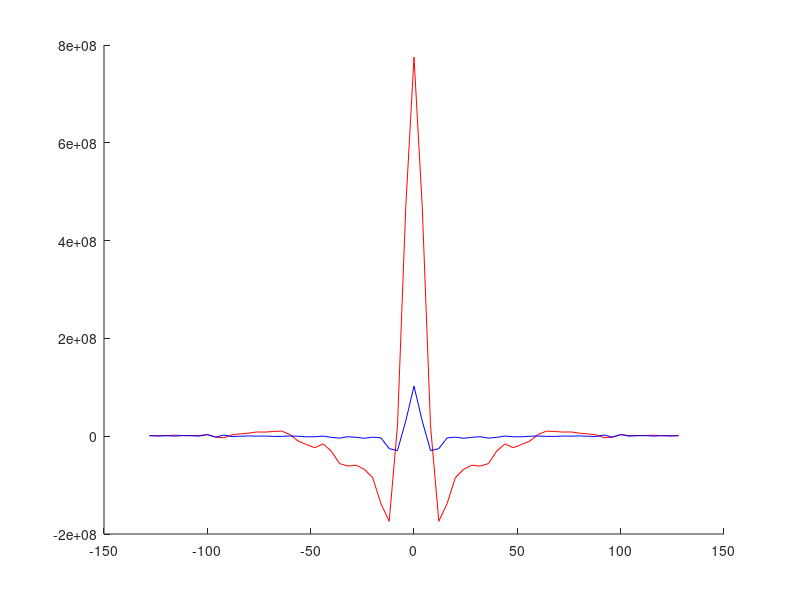
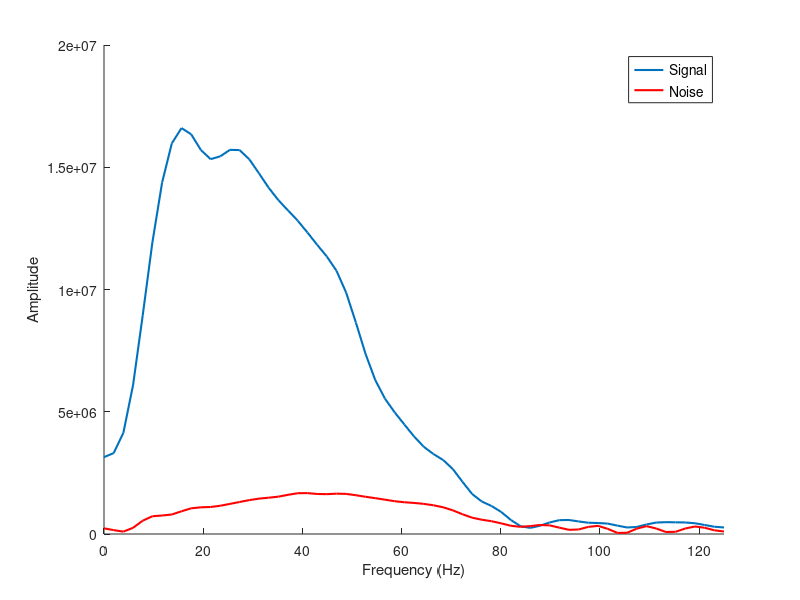
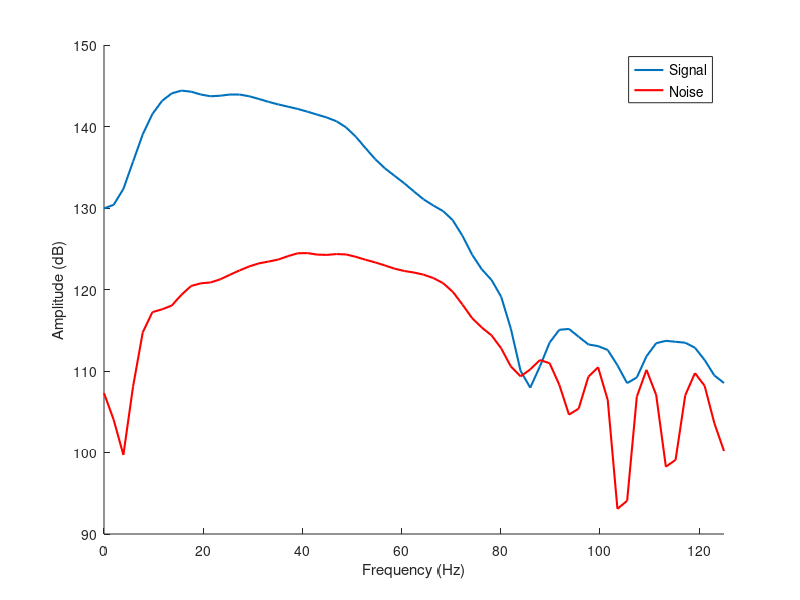

MATLAB code for these plots, in order:
%A script to find the amplitude spectra of the signal and noise and
%resulting Signal/Noise ratio

%Author: T. Berridge
%Date: 24/07/2020

clc; % Clear Command Window
close all; %Close all figures
clear; %Erase all existing variables

load('signal.txt')
load('noise.txt')

figure;
hold on
plot(signal(:,1),signal(:,2), 'r')
plot(noise(:,1),noise(:,2), 'b')

Fs = 1/4e-3; %sampling freq as time sampling interval is 4e-3, therefore Nyquist frequency, finds Nyquist Frequency

NFFT1=2^nextpow2(length(signal(:,2)));	% next power of 2 is 2^7 = 128
SIGNAL=fft(signal(:,2),NFFT1); 
f1=Fs*(0:(NFFT1/2))/NFFT1;	% Define frequency axis, in Fs increments.
%%Frequency axis runs from zero to the Nyquist frequency

AMP1=abs(SIGNAL/NFFT1);
AMP_dB1=20*log10(AMP1);
%%%%%%

NFFT2=2^nextpow2(length(noise(:,2)));	% next power of 2 is 2^7 = 128
NOISE=fft(noise(:,2),NFFT2); 
f2=Fs*(0:(NFFT2/2))/NFFT2;	% Define frequency axis, in Fs increments.
%%Frequency axis runs from zero to the Nyquist frequency

AMP2=abs(NOISE/NFFT2);
AMP_dB2=20*log10(AMP2);
%%%%%%

figure; 
hold on
plot(f1,AMP1(1:NFFT1/2+1), 'Linewidth', 1.5);
plot(f2,AMP2(1:NFFT2/2+1), 'r', 'Linewidth', 1.5);
xlabel('Frequency (Hz)')
ylabel('Amplitude')
legend('Signal','Noise', 'FontSize',10)
xlim([0 125])

%Gives SNR: 9.9 by comparing height of peaks
%%
figure; 
hold on
plot(f1,AMP_dB1(1:NFFT1/2+1), 'Linewidth', 1.5);
plot(f2,AMP_dB2(1:NFFT2/2+1), 'r', 'Linewidth', 1.5);
xlabel('Frequency (Hz)')
ylabel('Amplitude (dB)')
legend('Signal','Noise', 'FontSize',10)
xlim([0 125])


Amplitude1 = AMP1(1:NFFT1/2+1);
Amplitude2 = AMP2(1:NFFT2/2+1);
Amplitude1_dB = AMP_dB1(1:NFFT1/2+1);
Amplitude2_dB = AMP_dB2(1:NFFT1/2+1);

